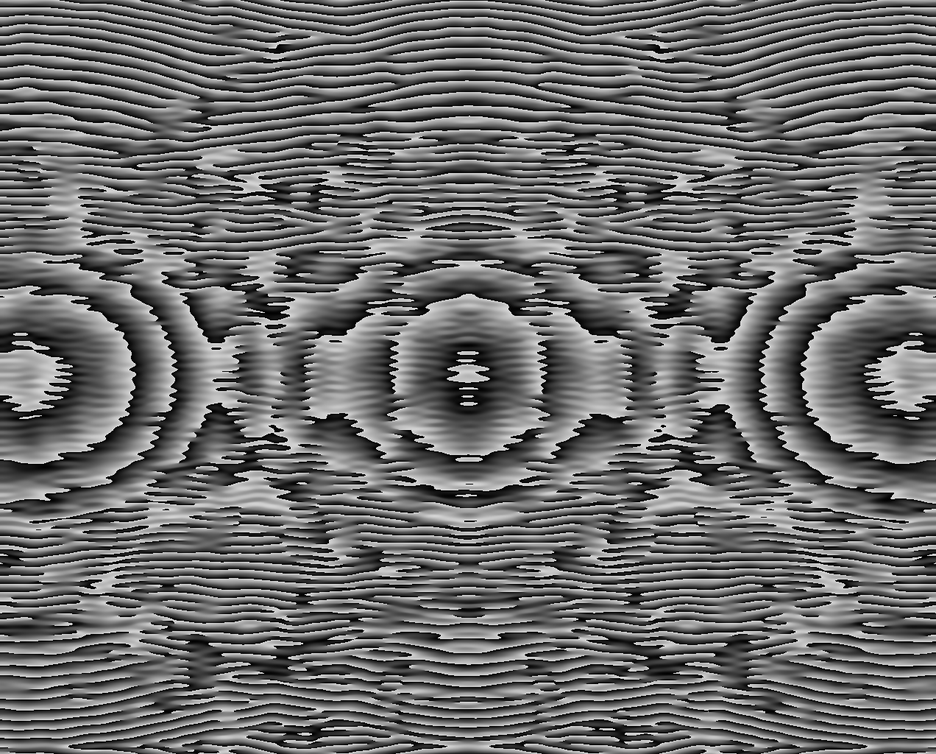
#> input picture test_4.bmp, 936 x 754 px, shrunk from 1272 x 1024 before the run
$ python -i spot_morphology_analyzer.py   (imports and definitions only)
#> lines starting #> are read from the running program, lines starting #| are printed output that depends on the picture; after the words box and inside, x2 and y2 are one past the last pixel; in counts of white or black regions, pixels touching at a corner belong together
#> further down, picture is the input picture: shape (754, 936, 3); min 0, max 255, mean 107.8
"""
光斑形态分析器 (SpotMorphologyAnalyzer)

灵感来源:
- Shack-Hartmann 波前传感器 — 通过微透镜阵列将波前分割为子孔径，
  从每个子孔径的光斑偏移量重建波前相位，是自适应光学系统的核心传感器
- 超表面光学 (Metasurface Optics) — 利用亚波长纳米结构调控光的振幅、
  相位和偏振，实现超薄光学元件，其设计需要精确分析光斑形态和衍射图样
- ISO 13694 光束轮廓测量标准 — 激光光束空间分布的标准化测量方法，
  定义了光束宽度、椭圆度、偏心度等关键形态参数

算法原理:
- Image Moments — 图像矩，用于计算质心、方向和椭圆参数
- Hessian Matrix Analysis — Hessian 矩阵分析，通过特征值判断局部
  结构的曲率方向，检测像散和彗差
- Radial Profile Extraction — 径向剖面提取，沿径向方向平均光强分布，
  用于检测衍射环和球差
- FFT Ring Detection — 傅里叶变换环检测，在频域中识别周期性环状结构

功能:
- 分析光斑形态 (椭圆度、方向角、对称性、环数)
- 检测光学像差类型 (像散、彗差、球差)
- 生成形态分析报告
- 计算信噪比

依赖: numpy, cv2, logging, dataclasses (无 scipy)
"""

import logging
import math
from dataclasses import dataclass, field
from typing import Dict, List, Optional, Tuple

import cv2
import numpy as np

LOGGER = logging.getLogger("SpotZoom.SpotMorphologyAnalyzer")


@dataclass
class AberrationIndicator:
    """像差指示器。"""
    name: str               # 像差名称
    confidence: float       # 置信度 [0, 1]
    description: str        # 描述


@dataclass
class MorphologyReport:
    """光斑形态分析报告。"""
    ellipticity: float                          # 椭圆度 [0, 1], 0=圆形
    orientation_deg: float                      # 主轴方向角 (度)
    symmetry_score: float                       # 对称性评分 [0, 1], 1=完全对称
    ring_count: int                             # 检测到的衍射环数
    snr: float                                  # 信噪比 (dB)
    aberration_indicators: Dict[str, AberrationIndicator]  # 像差指示
    overall_quality: float                      # 综合质量评分 [0, 1]
    centroid: Tuple[float, float]               # 质心坐标
    spot_area: float                            # 光斑面积 (像素)
    peak_intensity: float                       # 峰值强度
    mean_intensity: float                       # 平均强度


class SpotMorphologyAnalyzer:
    """光斑形态分析器。

    分析光斑的形状、对称性、椭圆度和衍射图样，
    诊断光学系统的像差类型和对准状态。

    Parameters
    ----------
    snr_threshold : float
        信噪比阈值 (dB)，低于此值认为信号不可靠。
    ellipticity_threshold : float
        椭圆度告警阈值，超过此值认为存在显著椭圆变形。
    symmetry_threshold : float
        对称性告警阈值，低于此值认为对称性不足。
    min_spot_area : int
        最小光斑面积 (像素)，低于此值不进行分析。
    """

    def __init__(
        self,
        snr_threshold: float = 3.0,
        ellipticity_threshold: float = 0.3,
        symmetry_threshold: float = 0.7,
        min_spot_area: int = 20,
    ):
        self.snr_threshold = float(snr_threshold)
        self.ellipticity_threshold = float(ellipticity_threshold)
        self.symmetry_threshold = float(symmetry_threshold)
        self.min_spot_area = int(min_spot_area)

        # 最新分析报告
        self._report: Optional[MorphologyReport] = None

        LOGGER.info(
            "SpotMorphologyAnalyzer: 初始化完成 "
            "(snr_thresh=%.1fdB, ellip_thresh=%.2f, sym_thresh=%.2f)",
            self.snr_threshold, self.ellipticity_threshold,
            self.symmetry_threshold,
        )

    def analyze(
        self,
        frame: np.ndarray,
        bbox: Optional[Tuple[int, int, int, int]] = None,
    ) -> MorphologyReport:
        """分析光斑形态。

        Parameters
        ----------
        frame : np.ndarray
            输入图像 (灰度，单通道)。
        bbox : Tuple[int, int, int, int] or None
            光斑区域 (x, y, w, h)。为 None 时使用整帧。

        Returns
        -------
        MorphologyReport
            形态分析报告。
        """
        # 预处理
        if frame is None or frame.size == 0:
            LOGGER.warning("SpotMorphologyAnalyzer: 输入图像为空")
            return self._empty_report()

        # 转为灰度浮点
        if len(frame.shape) == 3:
            gray = cv2.cvtColor(frame, cv2.COLOR_BGR2GRAY)
        else:
            gray = frame.copy()

        gray = gray.astype(np.float64)

        # 裁剪 ROI
        if bbox is not None:
            x, y, w, h = bbox
            x = max(0, int(x))
            y = max(0, int(y))
            w = min(w, gray.shape[1] - x)
            h = min(h, gray.shape[0] - y)
            if w <= 0 or h <= 0:
                return self._empty_report()
            roi = gray[y:y + h, x:x + w]
        else:
            roi = gray

        # 计算基本统计量
        centroid, peak_intensity, mean_intensity, spot_area = self._compute_basic_stats(roi)

        # 计算信噪比
        snr = self._compute_snr(roi, peak_intensity)

        # 检查最小面积
        if spot_area < self.min_spot_area:
            LOGGER.debug(
                "SpotMorphologyAnalyzer: 光斑面积 %d < %d，跳过分析",
                spot_area, self.min_spot_area,
            )
            return self._empty_report()

        # 计算椭圆度和方向
        ellipticity, orientation_deg = self._compute_ellipticity(roi, centroid)

        # 计算对称性
        symmetry_score = self._compute_symmetry_score(roi, centroid)

        # 检测衍射环
        ring_count = self._detect_rings(roi, centroid)

        # 检测像差
        aberrations = self._detect_aberrations(
            roi, centroid, ellipticity, orientation_deg,
            symmetry_score, ring_count, snr,
        )

        # 综合质量评分
        overall_quality = self._compute_overall_quality(
            ellipticity, symmetry_score, snr, ring_count, aberrations,
        )

        # 构建报告
        self._report = MorphologyReport(
            ellipticity=round(ellipticity, 4),
            orientation_deg=round(orientation_deg, 2),
            symmetry_score=round(symmetry_score, 4),
            ring_count=ring_count,
            snr=round(snr, 2),
            aberration_indicators=aberrations,
            overall_quality=round(overall_quality, 4),
            centroid=(round(centroid[0], 2), round(centroid[1], 2)),
            spot_area=float(spot_area),
            peak_intensity=round(peak_intensity, 2),
            mean_intensity=round(mean_intensity, 2),
        )

        LOGGER.debug(
            "SpotMorphologyAnalyzer: 分析完成 (椭圆度=%.3f, 对称性=%.3f, "
            "环数=%d, SNR=%.1fdB, 质量=%.3f)",
            ellipticity, symmetry_score, ring_count, snr, overall_quality,
        )

        return self._report

    # [61 lines left out: functions get_morphology_report, detect_aberration_type, compute_ellipticity, compute_symmetry_score, reset, not called in this run]

    # ======================== 内部方法 ========================

    def _compute_basic_stats(
        self, roi: np.ndarray,
    ) -> Tuple[Tuple[float, float], float, float, int]:
        """计算基本统计量: 质心、峰值、均值、面积。

        Parameters
        ----------
        roi : np.ndarray
            光斑区域图像。

        Returns
        -------
        Tuple
            (centroid, peak_intensity, mean_intensity, spot_area)
        """
        # 使用 OpenCV moments 计算质心
        roi_uint8 = np.clip(roi, 0, 255).astype(np.uint8)
        moments = cv2.moments(roi_uint8, binaryImage=False)
#> moments = moments, m00 76064409, centre m10/m00, m01/m00 = (467.5, 375.6)

        total_m = moments["m00"]
#> total_m = 76064409
        if total_m > 1e-9:
            cx = moments["m10"] / total_m
#> cx = 467.5
            cy = moments["m01"] / total_m
#> cy = 375.6
        else:
            h, w = roi.shape
            cx, cy = w / 2.0, h / 2.0

        peak_intensity = float(np.max(roi))
#> peak_intensity = 255
        mean_intensity = float(np.mean(roi))
#> mean_intensity = 107.8

        # 光斑面积: 超过阈值 (均值 + 1 sigma) 的像素数
        threshold = mean_intensity + float(np.std(roi))
#> threshold = 166.8
        spot_mask = roi > threshold
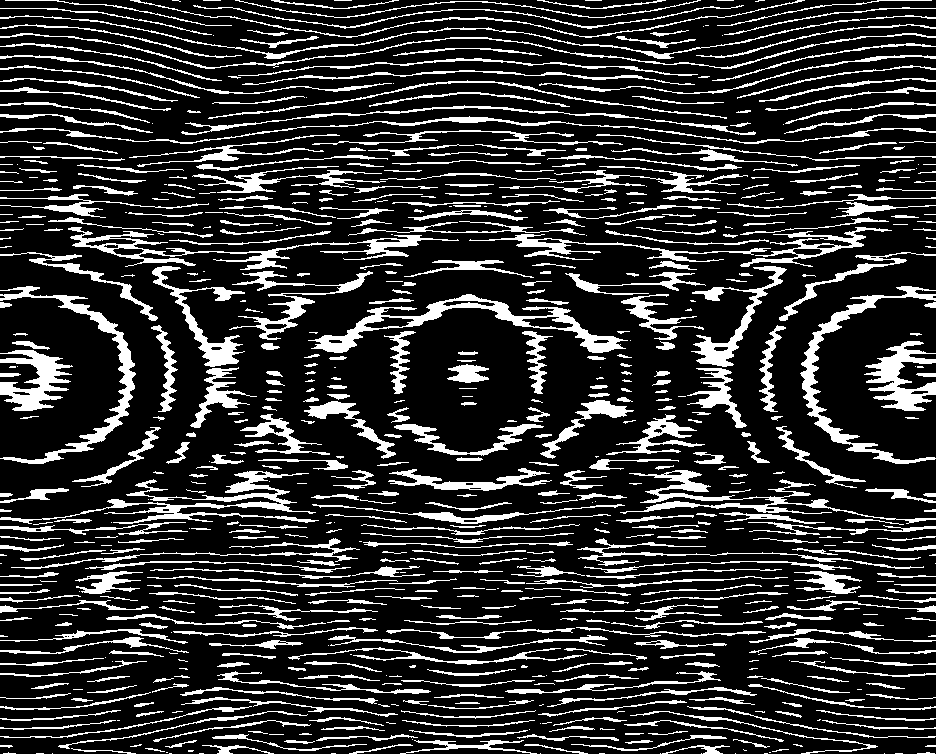
#> spot_mask: shape (754, 936) bool; 19.4% white; 684 white regions (166 under 20 px), largest, box (x1, y1, x2, y2) and area: (308, 294, 628, 353) 3581, (0, 471, 319, 524) 3138, (800, 286, 936, 464) 2895
        spot_area = int(np.sum(spot_mask))
#> spot_area = 136953
#> in analyze, `centroid, peak_intensity, mean_intensity, spot_area = self._compute_ba..`: centroid = (467.5, 375.6); peak_intensity = 255; mean_intensity = 107.8; spot_area = 136953

        return (cx, cy), peak_intensity, mean_intensity, spot_area

    def _compute_snr(self, roi: np.ndarray, peak_intensity: float) -> float:
        """计算信噪比 (dB)。

        使用峰值强度与背景标准差的比值。

        Parameters
        ----------
        roi : np.ndarray
            光斑区域图像。
        peak_intensity : float
            峰值强度。

        Returns
        -------
        float
            信噪比 (dB)。
        """
#> called with peak_intensity = 255
        # 估计背景噪声: 使用图像边缘区域的标准差
        h, w = roi.shape
        border = max(2, min(h, w) // 10)

        # 四条边的像素作为背景估计
        top = roi[:border, :]
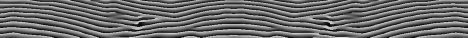
#> top: shape (75, 936) float64 (shown at 1/2 size); min 0, max 238, mean 106.8
        bottom = roi[-border:, :]
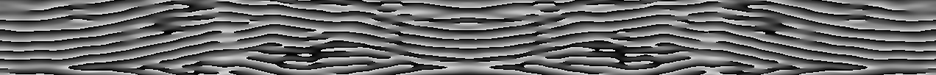
#> bottom: shape (75, 936) float64; min 0, max 252, mean 106.3
        left = roi[:, :border]
        right = roi[:, -border:]
#> (the rest of the program and of its run is left out)
